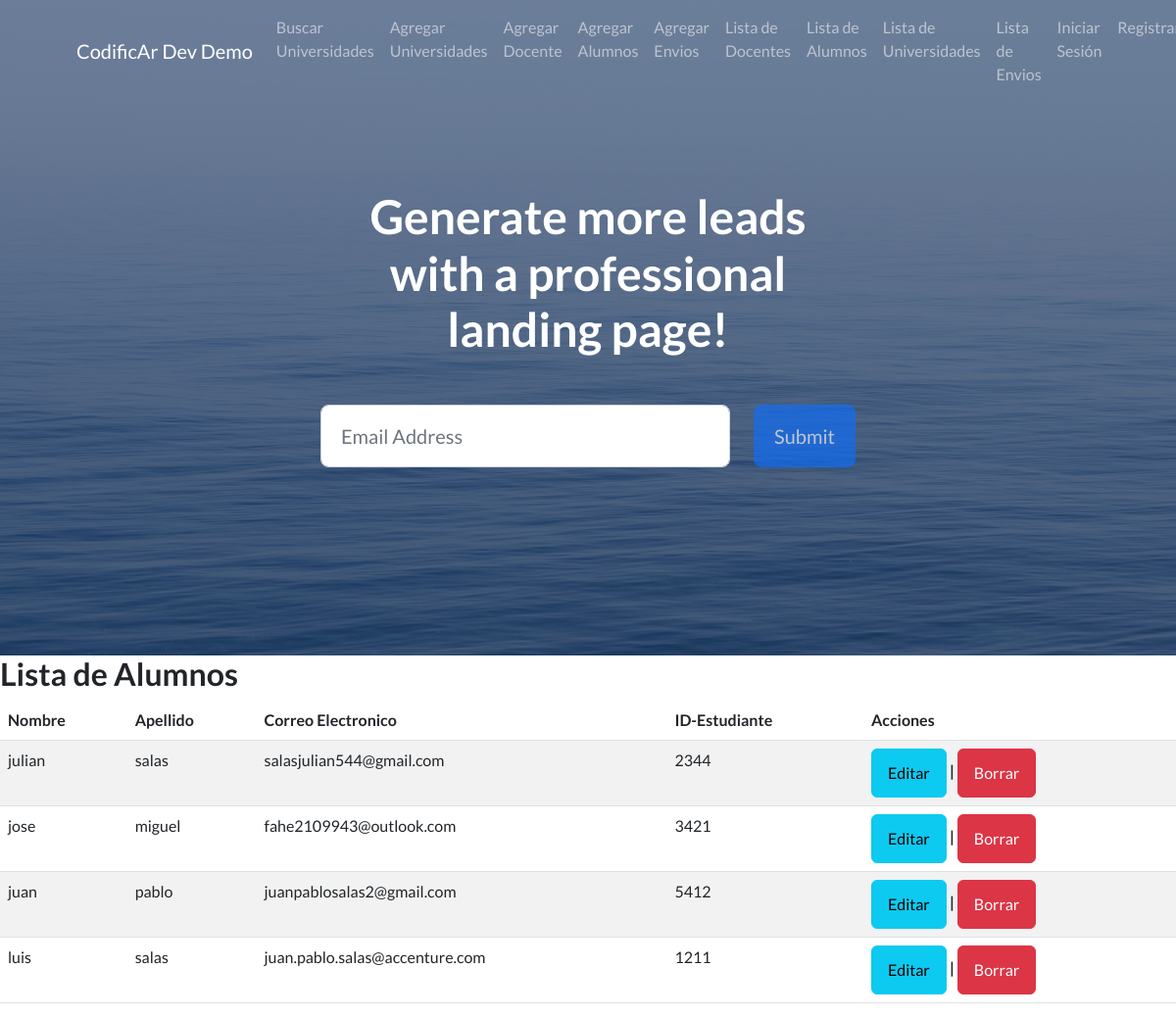
Before: /lista_alumno/ (upper part) with the older database file.
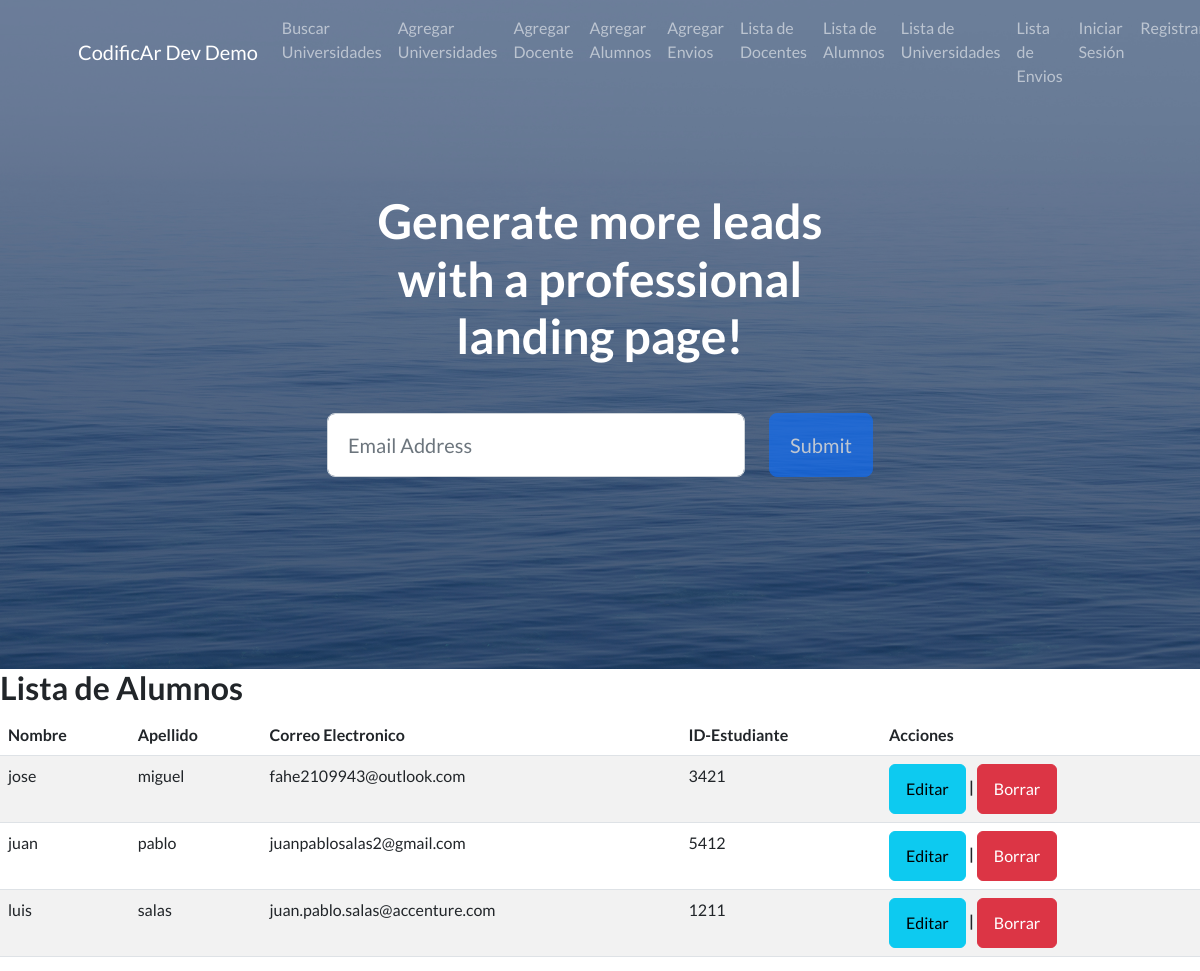
After: the same page with the newer database file.
### AppCoder/models.py (models this page shows, shortened)
class Alumno(models.Model):
    nombre = models.CharField(max_length=30)
    apellido = models.CharField(max_length=30)
    email = models.EmailField()
    id_estudiante = models.IntegerField()

### AppCoder/views.py (the view)
# urls.py: path('lista_alumno/', views.AlumnoListView.as_view(), name='lista_alumno'),
class AlumnoListView(ListView):
    model = Alumno  # Modelo con el que trabaja esta vista
    template_name = "appcoder/lista_alumno.html"  # Plantilla para renderizar la lista

### AppCoder/templates/appcoder/lista_alumno.html (shortened to what this page needs)
{% extends 'appcoder/index.html' %}
{% block contenidoQueCambia %}
<h2>Lista de Alumnos </h2>
<table class="table table-striped">
    <thead>
        <tr>
            <th>Nombre</th>
            <th>Apellido</th>
            <th>Correo Electronico</th>
            <th>ID-Estudiante</th>
            <th>Acciones</th>
        </tr>
    </thead>
    <tbody>
        {% for alumno in object_list %}
        <tr>
            <td>{{ alumno.nombre }}</td>
            <td>{{ alumno.apellido }}</td>
            <td>{{ alumno.email }}</td>
            <td>{{ alumno.id_estudiante }}</td>
            <th>
                <a name=""id=""class="btn btn-info"href="{% url 'editar_alumno' alumno.id %}"role="button">Editar</a>
                |
                <a name=""id=""class="btn btn-danger"href="{% url 'eliminar_alumno' alumno.id %}"role="button">Borrar</a>
            </th>
        </tr>
        {% endfor %}
    </tbody>
</table>
{% endblock %}

Changed rows visible on the page:
removed Alumno: nombre "julian", apellido "salas", email "salasjulian544@gmail.com", id_estudiante "2344"
